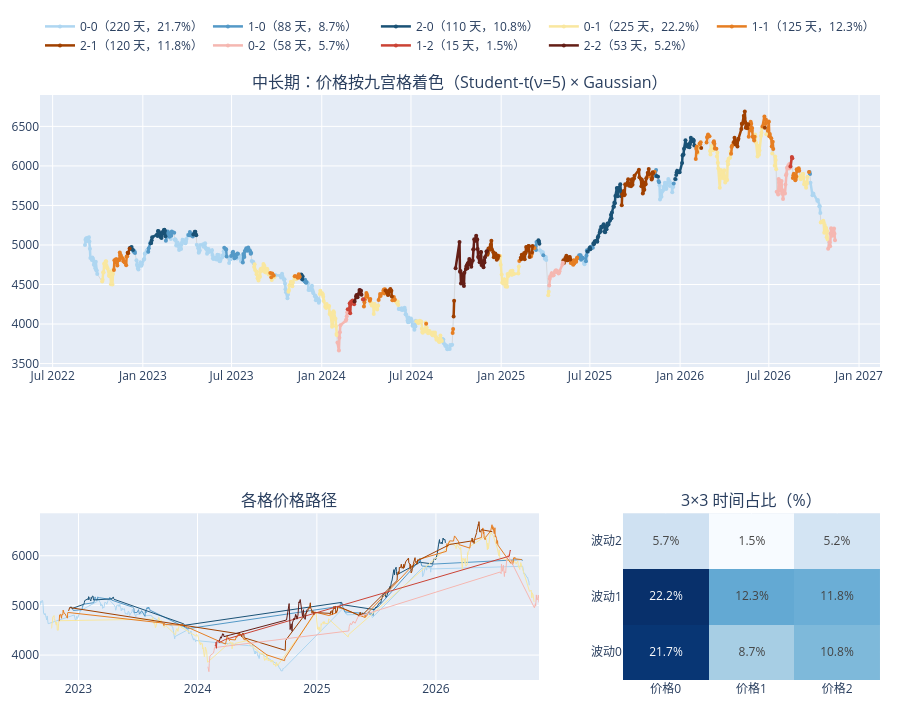

The notebook cell this image was saved under:
### Markdown cell above
## 七、中长期九宫格（长价格 × 长波动）

### Code cell
plot_grid('长价格', '长波动', '中长期').show()
